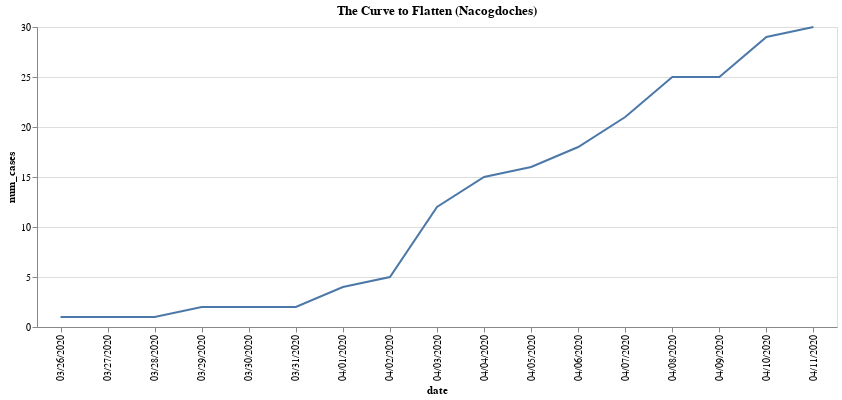

The cell this chart's notebook holds for it:
### Code cell
# Everybody loves a good chart.  This one should become more useful over time.

county_name = "Nacogdoches"
totals = pd.DataFrame({'num_cases' : df_num_cases.loc[df_num_cases["county"] == county_name].astype({'num_cases': 'int'}).groupby("date")["num_cases"].sum()}).reset_index()

alt.Chart(totals, title=f"The Curve to Flatten ({county_name})").mark_line().encode(
    x='date:O',
    y='num_cases:Q'
).properties(
  width=800
).interactive(bind_y=False)

### Figure 1 — Vega-Lite specification as saved in the notebook (floating-point values rounded to 4 significant figures)
{"config": {"view": {"continuousWidth": 400, "continuousHeight": 300}}, "data": {"name": "data-83e911fe04ae1dea1501ee3103e8a924"}, "mark": "line", "encoding": {"x": {"type": "ordinal", "field": "date"}, "y": {"type": "quantitative", "field": "num_cases"}}, "selection": {"selector004": {"type": "interval", "bind": "scales", "encodings": ["x"]}}, "title": "The Curve to Flatten (Nacogdoches)", "width": 800, "$schema": "https://vega.github.io/schema/vega-lite/v4.0.2.json", "datasets": {"data-83e911fe04ae1dea1501ee3103e8a924": [{"date": "03/26/2020", "num_cases": 1}, {"date": "03/27/2020", "num_cases": 1}, {"date": "03/28/2020", "num_cases": 1}, {"date": "03/29/2020", "num_cases": 2}, {"date": "03/30/2020", "num_cases": 2}, {"date": "03/31/2020", "num_cases": 2}, {"date": "04/01/2020", "num_cases": 4}, {"date": "04/02/2020", "num_cases": 5}, {"date": "04/03/2020", "num_cases": 12}, {"date": "04/04/2020", "num_cases": 15}, {"date": "04/05/2020", "num_cases": 16}, {"date": "04/06/2020", "num_cases": 18}, {"date": "04/07/2020", "num_cases": 21}, {"date": "04/08/2020", "num_cases": 25}, {"date": "04/09/2020", "num_cases": 25}, {"date": "04/10/2020", "num_cases": 29}, {"date": "04/11/2020", "num_cases": 30}]}}
